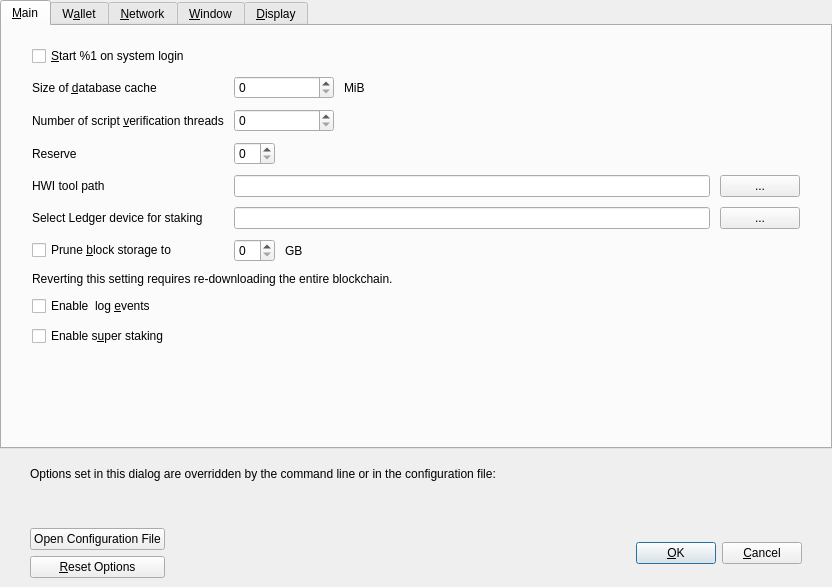
<?xml version="1.0" encoding="UTF-8"?>
<ui version="4.0">
 <class>OptionsDialog</class>
 <widget class="QDialog" name="OptionsDialog">
  <property name="geometry">
   <rect>
    <x>0</x>
    <y>0</y>
    <width>832</width>
    <height>587</height>
   </rect>
  </property>
  <property name="windowTitle">
   <string>Options</string>
  </property>
  <property name="modal">
   <bool>true</bool>
  </property>
  <layout class="QVBoxLayout" name="verticalLayout">
   <property name="leftMargin">
    <number>0</number>
   </property>
   <property name="topMargin">
    <number>0</number>
   </property>
   <property name="rightMargin">
    <number>0</number>
   </property>
   <property name="bottomMargin">
    <number>0</number>
   </property>
   <item>
    <widget class="QTabWidget" name="tabWidget">
     <property name="currentIndex">
      <number>0</number>
     </property>
     <widget class="QWidget" name="tabMain">
      <attribute name="title">
       <string>&amp;Main</string>
      </attribute>
      <layout class="QVBoxLayout" name="verticalLayout_3">
       <property name="spacing">
        <number>10</number>
       </property>
       <property name="leftMargin">
        <number>30</number>
       </property>
       <property name="topMargin">
        <number>20</number>
       </property>
       <property name="rightMargin">
        <number>30</number>
       </property>
       <property name="bottomMargin">
        <number>20</number>
       </property>
       <item>
        <widget class="QCheckBox" name="bitcoinAtStartup">
         <property name="toolTip">
          <string>Automatically start %1 after logging in to the system.</string>
         </property>
         <property name="text">
          <string>&amp;Start %1 on system login</string>
         </property>
        </widget>
       </item>
       <item>
        <layout class="QGridLayout" name="gridLayout">
         <property name="verticalSpacing">
          <number>10</number>
         </property>
         <item row="5" column="0">
          <widget class="QCheckBox" name="prune">
           <property name="toolTip">
            <string>Disables some advanced features but all blocks will still be fully validated. Reverting this setting requires re-downloading the entire blockchain. Actual disk usage may be somewhat higher.</string>
           </property>
           <property name="text">
            <string>Prune &amp;block storage to</string>
           </property>
          </widget>
         </item>
         <item row="1" column="0">
          <widget class="QLabel" name="threadsScriptVerifLabel">
           <property name="text">
            <string>Number of script &amp;verification threads</string>
           </property>
           <property name="textFormat">
            <enum>Qt::PlainText</enum>
           </property>
           <property name="buddy">
            <cstring>threadsScriptVerif</cstring>
           </property>
          </widget>
         </item>
         <item row="5" column="1">
          <layout class="QHBoxLayout" name="horizontalLayout_Main_Prune">
           <item>
            <widget class="QSpinBox" name="pruneSize"/>
           </item>
           <item>
            <widget class="QLabel" name="pruneSizeUnitLabel">
             <property name="text">
              <string>GB</string>
             </property>
             <property name="textFormat">
              <enum>Qt::PlainText</enum>
             </property>
            </widget>
           </item>
           <item>
            <spacer name="horizontalSpacer_Main_Prune">
             <property name="orientation">
              <enum>Qt::Horizontal</enum>
             </property>
             <property name="sizeHint" stdset="0">
              <size>
               <width>40</width>
               <height>20</height>
              </size>
             </property>
            </spacer>
           </item>
          </layout>
         </item>
         <item row="3" column="1">
          <layout class="QHBoxLayout" name="horizontalLayout">
           <item>
            <widget class="QLineEdit" name="txtHWIToolPath">
             <property name="toolTip">
              <string>Hardware wallet interface tool location on disk</string>
             </property>
            </widget>
           </item>
           <item>
            <widget class="QPushButton" name="toolHWIPath">
             <property name="text">
              <string>...</string>
             </property>
            </widget>
           </item>
          </layout>
         </item>
         <item row="0" column="1">
          <layout class="QHBoxLayout" name="horizontalLayout_2_Main">
           <item>
            <widget class="QSpinBox" name="databaseCache">
             <property name="minimumSize">
              <size>
               <width>100</width>
               <height>0</height>
              </size>
             </property>
            </widget>
           </item>
           <item>
            <widget class="QLabel" name="databaseCacheUnitLabel">
             <property name="text">
              <string>MiB</string>
             </property>
             <property name="textFormat">
              <enum>Qt::PlainText</enum>
             </property>
            </widget>
           </item>
           <item>
            <spacer name="horizontalSpacer_2_Main">
             <property name="orientation">
              <enum>Qt::Horizontal</enum>
             </property>
             <property name="sizeHint" stdset="0">
              <size>
               <width>40</width>
               <height>20</height>
              </size>
             </property>
            </spacer>
           </item>
          </layout>
         </item>
         <item row="1" column="1">
          <layout class="QHBoxLayout" name="horizontalLayout_3_Main">
           <item>
            <widget class="QSpinBox" name="threadsScriptVerif">
             <property name="minimumSize">
              <size>
               <width>100</width>
               <height>0</height>
              </size>
             </property>
             <property name="toolTip">
              <string>(0 = auto, &lt;0 = leave that many cores free)</string>
             </property>
            </widget>
           </item>
           <item>
            <spacer name="horizontalSpacer_3_Main">
             <property name="orientation">
              <enum>Qt::Horizontal</enum>
             </property>
             <property name="sizeHint" stdset="0">
              <size>
               <width>40</width>
               <height>20</height>
              </size>
             </property>
            </spacer>
           </item>
          </layout>
         </item>
         <item row="6" column="0" colspan="2">
          <widget class="QLabel" name="pruneWarning">
           <property name="text">
            <string>Reverting this setting requires re-downloading the entire blockchain.</string>
           </property>
           <property name="textFormat">
            <enum>Qt::PlainText</enum>
           </property>
          </widget>
         </item>
         <item row="0" column="0">
          <widget class="QLabel" name="databaseCacheLabel">
           <property name="text">
            <string>Size of &amp;database cache</string>
           </property>
           <property name="textFormat">
            <enum>Qt::PlainText</enum>
           </property>
           <property name="buddy">
            <cstring>databaseCache</cstring>
           </property>
          </widget>
         </item>
         <item row="3" column="0">
          <widget class="QLabel" name="HWIToolLabel">
           <property name="text">
            <string>HWI tool path</string>
           </property>
          </widget>
         </item>
         <item row="2" column="0">
          <widget class="QLabel" name="reserveBalanceLabel">
           <property name="text">
            <string>Reserve</string>
           </property>
           <property name="textFormat">
            <enum>Qt::PlainText</enum>
           </property>
           <property name="buddy">
            <cstring>threadsScriptVerif</cstring>
           </property>
          </widget>
         </item>
         <item row="4" column="1">
          <layout class="QHBoxLayout" name="horizontalLayout2">
           <item>
            <widget class="QLineEdit" name="txtStakeLedgerId">
             <property name="toolTip">
              <string>Fingerprint of the ledger that you want to be used for staking with hardware wallet</string>
             </property>
            </widget>
           </item>
           <item>
            <widget class="QPushButton" name="toolStakeLedgerId">
             <property name="text">
              <string>...</string>
             </property>
            </widget>
           </item>
          </layout>
         </item>
         <item row="4" column="0">
          <widget class="QLabel" name="stakeLedgerIdlabel">
           <property name="text">
            <string>Select Ledger device for staking</string>
           </property>
          </widget>
         </item>
         <item row="2" column="1">
          <layout class="QHBoxLayout" name="horizontalLayout_3_Main_3">
           <item>
            <widget class="BitcoinAmountField" name="reserveBalance">
             <property name="toolTip">
              <string>Reserve amount that will not be used for staking</string>
             </property>
            </widget>
           </item>
           <item>
            <spacer name="horizontalSpacer_3_Main_3">
             <property name="orientation">
              <enum>Qt::Horizontal</enum>
             </property>
             <property name="sizeHint" stdset="0">
              <size>
               <width>40</width>
               <height>0</height>
              </size>
             </property>
            </spacer>
           </item>
          </layout>
         </item>
         <item row="7" column="0" colspan="2">
          <widget class="QCheckBox" name="logEvents">
           <property name="text">
            <string>Enable  log &amp;events</string>
           </property>
          </widget>
         </item>
         <item row="8" column="0" colspan="2">
          <widget class="QCheckBox" name="superStaking">
           <property name="text">
            <string>Enable s&amp;uper staking</string>
           </property>
          </widget>
         </item>
        </layout>
       </item>
       <item>
        <spacer name="verticalSpacer_Main">
         <property name="orientation">
          <enum>Qt::Vertical</enum>
         </property>
         <property name="sizeHint" stdset="0">
          <size>
           <width>20</width>
           <height>40</height>
          </size>
         </property>
        </spacer>
       </item>
      </layout>
     </widget>
     <widget class="QWidget" name="tabWallet">
      <attribute name="title">
       <string>W&amp;allet</string>
      </attribute>
      <layout class="QVBoxLayout" name="verticalLayout_Wallet">
       <property name="spacing">
        <number>10</number>
       </property>
       <property name="leftMargin">
        <number>30</number>
       </property>
       <property name="topMargin">
        <number>20</number>
       </property>
       <property name="rightMargin">
        <number>30</number>
       </property>
       <property name="bottomMargin">
        <number>20</number>
       </property>
       <item>
        <widget class="QGroupBox" name="groupBox">
         <property name="title">
          <string>Expert</string>
         </property>
         <layout class="QVBoxLayout" name="verticalLayout_2">
          <property name="spacing">
           <number>10</number>
          </property>
          <item>
           <widget class="QCheckBox" name="coinControlFeatures">
            <property name="toolTip">
             <string>Whether to show coin control features or not.</string>
            </property>
            <property name="text">
             <string>Enable coin &amp;control features</string>
            </property>
           </widget>
          </item>
          <item>
           <widget class="QCheckBox" name="spendZeroConfChange">
            <property name="toolTip">
             <string>If you disable the spending of unconfirmed change, the change from a transaction cannot be used until that transaction has at least one confirmation. This also affects how your balance is computed.</string>
            </property>
            <property name="text">
             <string>&amp;Spend unconfirmed change</string>
            </property>
           </widget>
          </item>
          <item>
           <widget class="QCheckBox" name="zeroBalanceAddressToken">
            <property name="text">
             <string>Enable &amp;zero balance for receiver token address</string>
            </property>
           </widget>
          </item>
          <item>
           <widget class="QCheckBox" name="useChangeAddress">
            <property name="text">
             <string>Use change &amp;address</string>
            </property>
           </widget>
          </item>
          <item>
           <widget class="QCheckBox" name="checkForUpdates">
            <property name="text">
             <string>Check for &amp;updates</string>
            </property>
           </widget>
          </item>
          <item>
           <widget class="QCheckBox" name="signPSBTHWITool">
            <property name="text">
             <string>Sign PSBT with HWI tool</string>
            </property>
           </widget>
          </item>
         </layout>
        </widget>
       </item>
       <item>
        <spacer name="verticalSpacer_Wallet">
         <property name="orientation">
          <enum>Qt::Vertical</enum>
         </property>
         <property name="sizeHint" stdset="0">
          <size>
           <width>20</width>
           <height>40</height>
          </size>
         </property>
        </spacer>
       </item>
      </layout>
     </widget>
     <widget class="QWidget" name="tabNetwork">
      <attribute name="title">
       <string>&amp;Network</string>
      </attribute>
      <layout class="QVBoxLayout" name="verticalLayout_Network">
       <property name="spacing">
        <number>10</number>
       </property>
       <property name="leftMargin">
        <number>30</number>
       </property>
       <property name="topMargin">
        <number>20</number>
       </property>
       <property name="rightMargin">
        <number>30</number>
       </property>
       <property name="bottomMargin">
        <number>20</number>
       </property>
       <item>
        <widget class="QCheckBox" name="mapPortUpnp">
         <property name="toolTip">
          <string>Automatically open the Crowntium client port on the router. This only works when your router supports UPnP and it is enabled.</string>
         </property>
         <property name="text">
          <string>Map port using &amp;UPnP</string>
         </property>
        </widget>
       </item>
       <item>
        <widget class="QCheckBox" name="allowIncoming">
         <property name="toolTip">
          <string>Accept connections from outside.</string>
         </property>
         <property name="text">
          <string>Allow incomin&amp;g connections</string>
         </property>
        </widget>
       </item>
       <item>
        <widget class="QCheckBox" name="connectSocks">
         <property name="toolTip">
          <string>Connect to the Crowntium network through a SOCKS5 proxy.</string>
         </property>
         <property name="text">
          <string>&amp;Connect through SOCKS5 proxy (default proxy):</string>
         </property>
        </widget>
       </item>
       <item>
        <layout class="QHBoxLayout" name="horizontalLayout_1_Network">
         <item>
          <widget class="QLabel" name="proxyIpLabel">
           <property name="text">
            <string>Proxy &amp;IP:</string>
           </property>
           <property name="textFormat">
            <enum>Qt::PlainText</enum>
           </property>
           <property name="buddy">
            <cstring>proxyIp</cstring>
           </property>
          </widget>
         </item>
         <item>
          <widget class="QValidatedLineEdit" name="proxyIp">
           <property name="minimumSize">
            <size>
             <width>140</width>
             <height>0</height>
            </size>
           </property>
           <property name="maximumSize">
            <size>
             <width>140</width>
             <height>16777215</height>
            </size>
           </property>
           <property name="toolTip">
            <string>IP address of the proxy (e.g. IPv4: 127.0.0.1 / IPv6: ::1)</string>
           </property>
          </widget>
         </item>
         <item>
          <widget class="QLabel" name="proxyPortLabel">
           <property name="text">
            <string>&amp;Port:</string>
           </property>
           <property name="textFormat">
            <enum>Qt::PlainText</enum>
           </property>
           <property name="buddy">
            <cstring>proxyPort</cstring>
           </property>
          </widget>
         </item>
         <item>
          <widget class="QLineEdit" name="proxyPort">
           <property name="minimumSize">
            <size>
             <width>55</width>
             <height>0</height>
            </size>
           </property>
           <property name="maximumSize">
            <size>
             <width>55</width>
             <height>16777215</height>
            </size>
           </property>
           <property name="toolTip">
            <string>Port of the proxy (e.g. 9050)</string>
           </property>
          </widget>
         </item>
         <item>
          <spacer name="horizontalSpacer_1_Network">
           <property name="orientation">
            <enum>Qt::Horizontal</enum>
           </property>
           <property name="sizeHint" stdset="0">
            <size>
             <width>40</width>
             <height>20</height>
            </size>
           </property>
          </spacer>
         </item>
        </layout>
       </item>
       <item>
        <layout class="QHBoxLayout" name="horizontalLayout_2_Network">
         <item>
          <widget class="QLabel" name="proxyActiveNets">
           <property name="text">
            <string>Used for reaching peers via:</string>
           </property>
           <property name="textFormat">
            <enum>Qt::PlainText</enum>
           </property>
          </widget>
         </item>
         <item>
          <widget class="QCheckBox" name="proxyReachIPv4">
           <property name="enabled">
            <bool>false</bool>
           </property>
           <property name="toolTip">
            <string>Shows if the supplied default SOCKS5 proxy is used to reach peers via this network type.</string>
           </property>
           <property name="text">
            <string/>
           </property>
          </widget>
         </item>
         <item>
          <widget class="QLabel" name="proxyReachIPv4Label">
           <property name="text">
            <string>IPv4</string>
           </property>
           <property name="textFormat">
            <enum>Qt::PlainText</enum>
           </property>
          </widget>
         </item>
         <item>
          <widget class="QCheckBox" name="proxyReachIPv6">
           <property name="enabled">
            <bool>false</bool>
           </property>
           <property name="toolTip">
            <string>Shows if the supplied default SOCKS5 proxy is used to reach peers via this network type.</string>
           </property>
           <property name="text">
            <string/>
           </property>
          </widget>
         </item>
         <item>
          <widget class="QLabel" name="proxyReachIPv6Label">
           <property name="text">
            <string>IPv6</string>
           </property>
           <property name="textFormat">
            <enum>Qt::PlainText</enum>
           </property>
          </widget>
         </item>
         <item>
          <widget class="QCheckBox" name="proxyReachTor">
           <property name="enabled">
            <bool>false</bool>
           </property>
           <property name="toolTip">
            <string>Shows if the supplied default SOCKS5 proxy is used to reach peers via this network type.</string>
           </property>
           <property name="text">
            <string/>
           </property>
          </widget>
         </item>
         <item>
          <widget class="QLabel" name="proxyReachTorLabel">
           <property name="text">
            <string>Tor</string>
           </property>
           <property name="textFormat">
            <enum>Qt::PlainText</enum>
           </property>
          </widget>
         </item>
         <item>
          <spacer name="horizontalSpacer_2_Network">
           <property name="orientation">
            <enum>Qt::Horizontal</enum>
           </property>
           <property name="sizeHint" stdset="0">
            <size>
             <width>40</width>
             <height>20</height>
            </size>
           </property>
          </spacer>
         </item>
        </layout>
       </item>
       <item>
        <widget class="QCheckBox" name="connectSocksTor">
         <property name="toolTip">
          <string>Connect to the Crowntium network through a separate SOCKS5 proxy for Tor hidden services.</string>
         </property>
         <property name="text">
          <string>Use separate SOCKS&amp;5 proxy to reach peers via Tor hidden services:</string>
         </property>
        </widget>
       </item>
       <item>
        <layout class="QHBoxLayout" name="horizontalLayout_3_Network">
         <item>
          <widget class="QLabel" name="proxyIpTorLabel">
           <property name="text">
            <string>Proxy &amp;IP:</string>
           </property>
           <property name="textFormat">
            <enum>Qt::PlainText</enum>
           </property>
           <property name="buddy">
            <cstring>proxyIpTor</cstring>
           </property>
          </widget>
         </item>
         <item>
          <widget class="QValidatedLineEdit" name="proxyIpTor">
           <property name="minimumSize">
            <size>
             <width>140</width>
             <height>0</height>
            </size>
           </property>
           <property name="maximumSize">
            <size>
             <width>140</width>
             <height>16777215</height>
            </size>
           </property>
           <property name="toolTip">
            <string>IP address of the proxy (e.g. IPv4: 127.0.0.1 / IPv6: ::1)</string>
           </property>
          </widget>
         </item>
         <item>
          <widget class="QLabel" name="proxyPortTorLabel">
           <property name="text">
            <string>&amp;Port:</string>
           </property>
           <property name="textFormat">
            <enum>Qt::PlainText</enum>
           </property>
           <property name="buddy">
            <cstring>proxyPortTor</cstring>
           </property>
          </widget>
         </item>
         <item>
          <widget class="QLineEdit" name="proxyPortTor">
           <property name="minimumSize">
            <size>
             <width>55</width>
             <height>0</height>
            </size>
           </property>
           <property name="maximumSize">
            <size>
             <width>55</width>
             <height>16777215</height>
            </size>
           </property>
           <property name="toolTip">
            <string>Port of the proxy (e.g. 9050)</string>
           </property>
          </widget>
         </item>
         <item>
          <spacer name="horizontalSpacer_4_Network">
           <property name="orientation">
            <enum>Qt::Horizontal</enum>
           </property>
           <property name="sizeHint" stdset="0">
            <size>
             <width>40</width>
             <height>20</height>
            </size>
           </property>
          </spacer>
         </item>
        </layout>
       </item>
       <item>
        <spacer name="verticalSpacer_Network">
         <property name="orientation">
          <enum>Qt::Vertical</enum>
         </property>
         <property name="sizeHint" stdset="0">
          <size>
           <width>20</width>
           <height>40</height>
          </size>
         </property>
        </spacer>
       </item>
      </layout>
     </widget>
     <widget class="QWidget" name="tabWindow">
      <attribute name="title">
       <string>&amp;Window</string>
      </attribute>
      <layout class="QVBoxLayout" name="verticalLayout_Window">
       <property name="spacing">
        <number>10</number>
       </property>
       <property name="leftMargin">
        <number>30</number>
       </property>
       <property name="topMargin">
        <number>20</number>
       </property>
       <property name="rightMargin">
        <number>30</number>
       </property>
       <property name="bottomMargin">
        <number>20</number>
       </property>
       <item>
        <widget class="QCheckBox" name="hideTrayIcon">
         <property name="toolTip">
          <string>Hide the icon from the system tray.</string>
         </property>
         <property name="text">
          <string>&amp;Hide tray icon</string>
         </property>
        </widget>
       </item>
       <item>
        <widget class="QCheckBox" name="minimizeToTray">
         <property name="toolTip">
          <string>Show only a tray icon after minimizing the window.</string>
         </property>
         <property name="text">
          <string>&amp;Minimize to the tray instead of the taskbar</string>
         </property>
        </widget>
       </item>
       <item>
        <widget class="QCheckBox" name="minimizeOnClose">
         <property name="toolTip">
          <string>Minimize instead of exit the application when the window is closed. When this option is enabled, the application will be closed only after selecting Exit in the menu.</string>
         </property>
         <property name="text">
          <string>M&amp;inimize on close</string>
         </property>
        </widget>
       </item>
       <item>
        <spacer name="verticalSpacer_Window">
         <property name="orientation">
          <enum>Qt::Vertical</enum>
         </property>
         <property name="sizeHint" stdset="0">
          <size>
           <width>20</width>
           <height>40</height>
          </size>
         </property>
        </spacer>
       </item>
      </layout>
     </widget>
     <widget class="QWidget" name="tabDisplay">
      <attribute name="title">
       <string>&amp;Display</string>
      </attribute>
      <layout class="QVBoxLayout" name="verticalLayout_Display">
       <property name="spacing">
        <number>10</number>
       </property>
       <property name="leftMargin">
        <number>30</number>
       </property>
       <property name="topMargin">
        <number>20</number>
       </property>
       <property name="rightMargin">
        <number>30</number>
       </property>
       <property name="bottomMargin">
        <number>20</number>
       </property>
       <item>
        <layout class="QGridLayout" name="gridLayout_2">
         <property name="verticalSpacing">
          <number>10</number>
         </property>
         <item row="0" column="0">
          <widget class="QLabel" name="langLabel">
           <property name="text">
            <string>User Interface &amp;language:</string>
           </property>
           <property name="textFormat">
            <enum>Qt::PlainText</enum>
           </property>
           <property name="buddy">
            <cstring>lang</cstring>
           </property>
          </widget>
         </item>
         <item row="0" column="1">
          <widget class="QValueComboBox" name="lang">
           <property name="toolTip">
            <string>The user interface language can be set here. This setting will take effect after restarting %1.</string>
           </property>
          </widget>
         </item>
         <item row="1" column="0">
          <widget class="QLabel" name="unitLabel">
           <property name="text">
            <string>&amp;Unit to show amounts in:</string>
           </property>
           <property name="textFormat">
            <enum>Qt::PlainText</enum>
           </property>
           <property name="buddy">
            <cstring>unit</cstring>
           </property>
          </widget>
         </item>
         <item row="2" column="0">
          <widget class="QLabel" name="thirdPartyTxUrlsLabel">
           <property name="toolTip">
            <string>Third party URLs (e.g. a block explorer) that appear in the transactions tab as context menu items. %s in the URL is replaced by transaction hash. Multiple URLs are separated by vertical bar |.</string>
           </property>
           <property name="text">
            <string>&amp;Third party transaction URLs</string>
           </property>
           <property name="buddy">
            <cstring>thirdPartyTxUrls</cstring>
           </property>
          </widget>
         </item>
         <item row="1" column="1">
          <widget class="QValueComboBox" name="unit">
           <property name="toolTip">
            <string>Choose the default subdivision unit to show in the interface and when sending coins.</string>
           </property>
          </widget>
         </item>
         <item row="2" column="1">
          <widget class="QLineEdit" name="thirdPartyTxUrls">
           <property name="toolTip">
            <string>Third party URLs (e.g. a block explorer) that appear in the transactions tab as context menu items. %s in the URL is replaced by transaction hash. Multiple URLs are separated by vertical bar |.</string>
           </property>
           <property name="placeholderText">
            <string notr="true">https://example.com/tx/%s</string>
           </property>
          </widget>
         </item>
         <item row="3" column="0">
          <widget class="QLabel" name="themeLabel">
           <property name="text">
            <string>User Interface &amp;style:</string>
           </property>
           <property name="textFormat">
            <enum>Qt::PlainText</enum>
           </property>
           <property name="buddy">
            <cstring>lang</cstring>
           </property>
          </widget>
         </item>
         <item row="3" column="1">
          <widget class="QValueComboBox" name="theme">
           <property name="toolTip">
            <string>The user interface style can be set here. This setting will take effect after restarting %1.</string>
           </property>
          </widget>
         </item>
        </layout>
       </item>
       <item>
        <spacer name="verticalSpacer_Display">
         <property name="orientation">
          <enum>Qt::Vertical</enum>
         </property>
         <property name="sizeHint" stdset="0">
          <size>
           <width>20</width>
           <height>40</height>
          </size>
         </property>
        </spacer>
       </item>
      </layout>
     </widget>
    </widget>
   </item>
   <item>
    <widget class="QFrame" name="frame">
     <layout class="QVBoxLayout" name="verticalLayout_Bottom">
      <property name="leftMargin">
       <number>30</number>
      </property>
      <property name="rightMargin">
       <number>30</number>
      </property>
      <item>
       <layout class="QHBoxLayout" name="horizontalLayout_Bottom">
        <item>
         <widget class="QLabel" name="overriddenByCommandLineInfoLabel">
          <property name="text">
           <string>Options set in this dialog are overridden by the command line or in the configuration file:</string>
          </property>
          <property name="textFormat">
           <enum>Qt::PlainText</enum>
          </property>
         </widget>
        </item>
        <item>
         <spacer name="horizontalSpacer_Bottom">
          <property name="orientation">
           <enum>Qt::Horizontal</enum>
          </property>
          <property name="sizeHint" stdset="0">
           <size>
            <width>40</width>
            <height>20</height>
           </size>
          </property>
         </spacer>
        </item>
       </layout>
      </item>
      <item>
       <widget class="QLabel" name="overriddenByCommandLineLabel">
        <property name="text">
         <string/>
        </property>
        <property name="textFormat">
         <enum>Qt::PlainText</enum>
        </property>
        <property name="wordWrap">
         <bool>true</bool>
        </property>
       </widget>
      </item>
     </layout>
    </widget>
   </item>
   <item>
    <widget class="QWidget" name="buttonsContainerWhite" native="true">
     <layout class="QHBoxLayout" name="horizontalLayout_2">
      <property name="leftMargin">
       <number>30</number>
      </property>
      <property name="rightMargin">
       <number>30</number>
      </property>
      <item>
       <layout class="QVBoxLayout" name="verticalLayout_Buttons">
        <item>
         <widget class="QPushButton" name="openBitcoinConfButton">
          <property name="toolTip">
           <string>Open the %1 configuration file from the working directory.</string>
          </property>
          <property name="text">
           <string>Open Configuration File</string>
          </property>
          <property name="autoDefault">
           <bool>false</bool>
          </property>
         </widget>
        </item>
        <item>
         <widget class="QPushButton" name="resetButton">
          <property name="toolTip">
           <string>Reset all client options to default.</string>
          </property>
          <property name="text">
           <string>&amp;Reset Options</string>
          </property>
          <property name="autoDefault">
           <bool>false</bool>
          </property>
         </widget>
        </item>
       </layout>
      </item>
      <item>
       <spacer name="horizontalSpacer_3">
        <property name="orientation">
         <enum>Qt::Horizontal</enum>
        </property>
        <property name="sizeHint" stdset="0">
         <size>
          <width>20</width>
          <height>20</height>
         </size>
        </property>
       </spacer>
      </item>
      <item>
       <widget class="QLabel" name="statusLabel">
        <property name="minimumSize">
         <size>
          <width>200</width>
          <height>0</height>
         </size>
        </property>
        <property name="font">
         <font>
          <weight>75</weight>
          <bold>true</bold>
         </font>
        </property>
        <property name="text">
         <string/>
        </property>
        <property name="textFormat">
         <enum>Qt::PlainText</enum>
        </property>
        <property name="wordWrap">
         <bool>true</bool>
        </property>
       </widget>
      </item>
      <item>
       <spacer name="horizontalSpacer">
        <property name="orientation">
         <enum>Qt::Horizontal</enum>
        </property>
        <property name="sizeHint" stdset="0">
         <size>
          <width>20</width>
          <height>20</height>
         </size>
        </property>
       </spacer>
      </item>
      <item>
       <widget class="QPushButton" name="okButton">
        <property name="text">
         <string>&amp;OK</string>
        </property>
        <property name="autoDefault">
         <bool>false</bool>
        </property>
        <property name="default">
         <bool>true</bool>
        </property>
       </widget>
      </item>
      <item>
       <widget class="QPushButton" name="cancelButton">
        <property name="text">
         <string>&amp;Cancel</string>
        </property>
        <property name="autoDefault">
         <bool>false</bool>
        </property>
       </widget>
      </item>
     </layout>
    </widget>
   </item>
  </layout>
 </widget>
 <customwidgets>
  <customwidget>
   <class>QValidatedLineEdit</class>
   <extends>QLineEdit</extends>
   <header>qt/qvalidatedlineedit.h</header>
  </customwidget>
  <customwidget>
   <class>QValueComboBox</class>
   <extends>QComboBox</extends>
   <header>qt/qvaluecombobox.h</header>
  </customwidget>
  <customwidget>
   <class>BitcoinAmountField</class>
   <extends>QSpinBox</extends>
   <header>qt/bitcoinamountfield.h</header>
  </customwidget>
 </customwidgets>
 <resources/>
 <connections/>
</ui>
